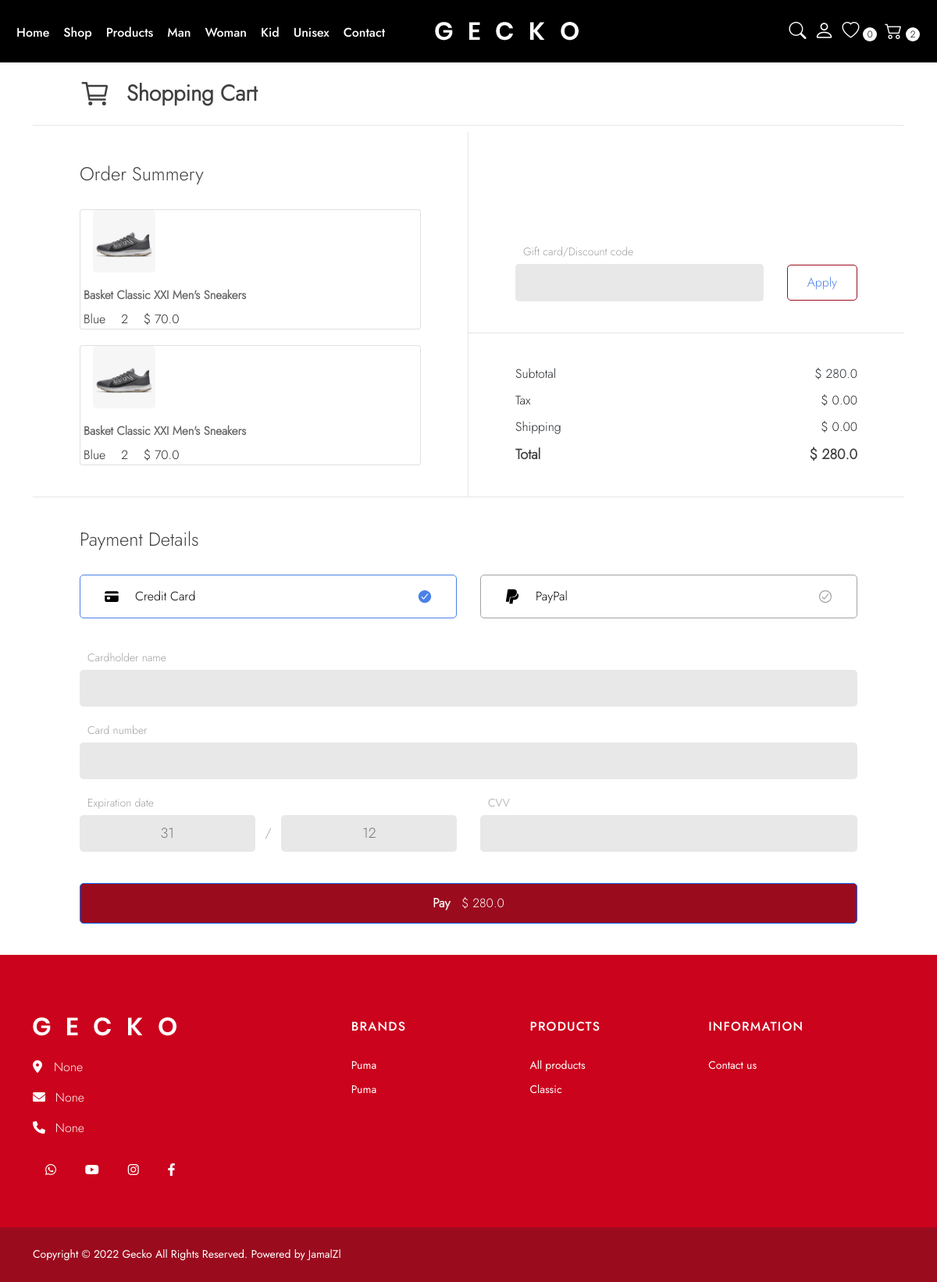
The page /checkout/ (signed in) on the database as committed earlier.
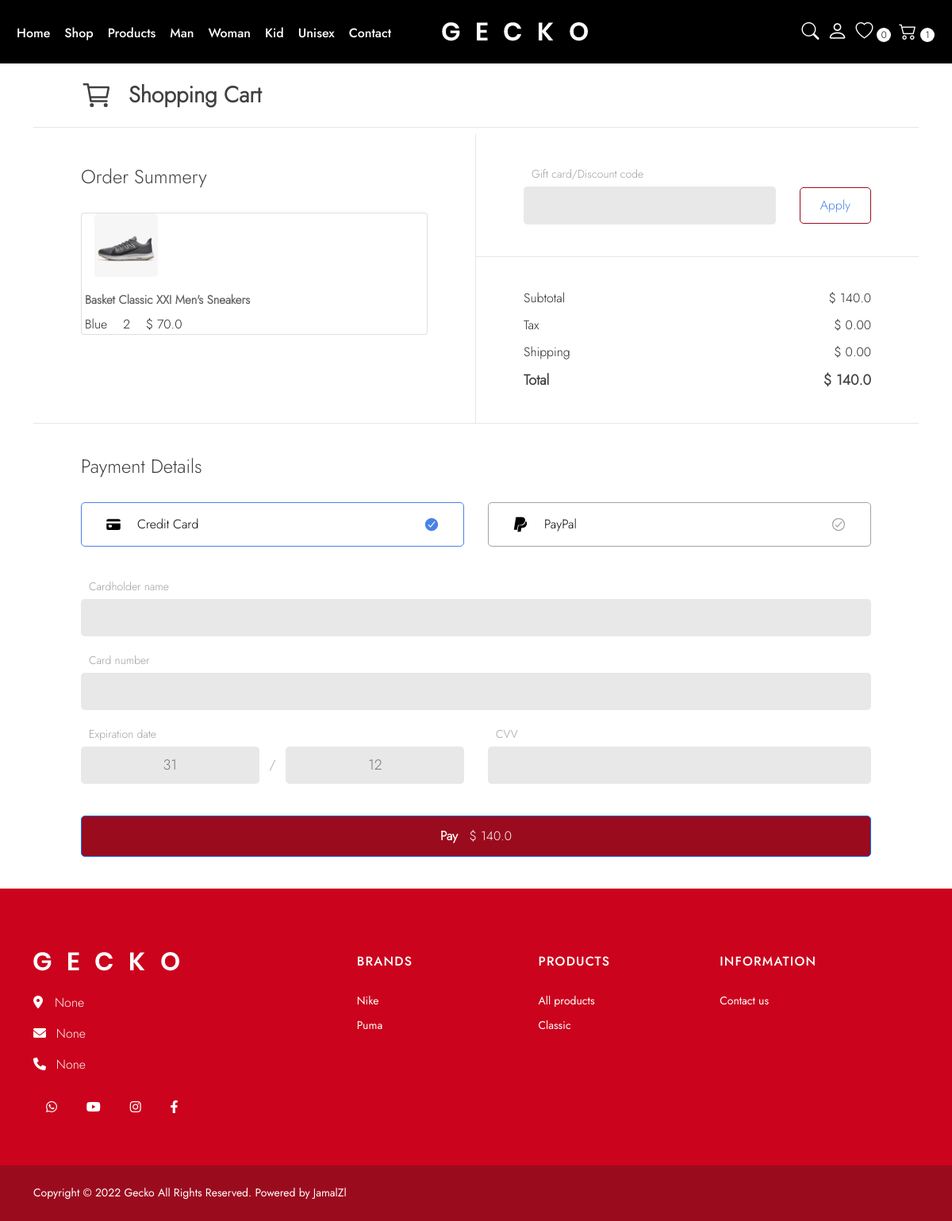
The same page on the database as committed later.
### shop/models.py (models this page shows, shortened)
class Order(models.Model):
    customer = models.OneToOneField(Customer, on_delete=models.CASCADE, related_name="order", blank=True, null=True)
    subtotal = models.IntegerField(default=0)
    created_date = models.DateTimeField(auto_now_add=True)
    class Meta:
        ordering = ("-id",)
    def get_subtotal(self):
        subtotal = 0
        for orderitem in OrderItem.objects.filter(order=self):
            subtotal += orderitem.product.price * orderitem.quantity
        return subtotal

class OrderItem(models.Model):
    product = models.ForeignKey(Product, on_delete=models.RESTRICT, related_name="product_orderitems")
    order = models.ForeignKey(Order, on_delete=models.CASCADE, related_name="order_orderitems")
    quantity = models.SmallIntegerField(default=0)
    color = models.CharField(max_length=20, blank=True, null=True)
    size = models.IntegerField(blank=True, null=True)
    purchase_date = models.DateTimeField(auto_now_add=True)
    class Meta:
        ordering = ("-id", )
        verbose_name = "Order item"
        verbose_name_plural = "Order items"

class Product(models.Model):
    GENDER = [
        ("Men", "Men"),
        ("Women", "Women"),
        ("Kid", "Kid"),
        ("Unisex", "Unisex")
    ]
    shop = models.ForeignKey(Shop, on_delete=models.CASCADE, related_name="shop_products")
    name = models.CharField(max_length=250)
    price = models.FloatField(default=0)
    discount_price = models.FloatField(default=0)
    star_point = models.FloatField(default=0)
    in_stock = models.BooleanField(default=True)
    number_in_stock = models.IntegerField(default=0)
    sale_number = models.IntegerField(default=0)
    description = models.TextField()
    sale = models.ForeignKey("shop.Sale", on_delete=models.SET_NULL, blank=True, null=True)
    colors = models.ManyToManyField("shop.Color", related_name="color_products", blank=True)
    sizes = models.ManyToManyField("shop.Size", related_name="size_products", blank=True)
    categories = models.ManyToManyField("shop.Category", related_name="category_products", blank=True)
    gender = models.CharField(max_length=6, choices=GENDER, default="Unisex")
    is_featured = models.BooleanField(default=False)
    pub_date = models.DateTimeField("Publication date", default=timezone.now)
    modified_date = models.DateTimeField("Modified date",  default=timezone.now)
    product_meta_description = models.TextField(default="")
    product_meta_keywords = models.TextField(default="")
    class Meta:
        ordering = ("-id",)

class ProductImage(models.Model):
    product = models.ForeignKey(Product, on_delete=models.CASCADE, related_name="productimages")
    image = models.ImageField()
    class Meta:
        ordering = ("-id",)
        verbose_name = "Product image"
        verbose_name_plural = "Product images"

class SocialMediaAccount(models.Model):
    setting = models.ForeignKey(PageSettings, on_delete=models.CASCADE, related_name="socialmediaaccounts")
    name = models.CharField("Social media name", max_length=25)
    link = models.URLField("Account link", max_length=250)
    class Meta:
        ordering = ("-id",)

class Shop(models.Model):
    name = models.CharField(max_length=50)
    logo = models.ImageField(blank=True, null=True)
    class Meta:
        ordering = ("-id",)

class Category(models.Model):
    name = models.CharField(max_length=50)
    class Meta:
        ordering = ("-id",)
        verbose_name = "Category"
        verbose_name_plural = "Categories"

### shop/views.py (the view, shortened to what this page needs)
# urls.py: path('checkout/', views.CheckoutView.as_view(), name="checkout"),
class CheckoutView(View):
    shops = Shop.objects.all()
    categories = Category.objects.all()
    settings = PageSettings.objects.first()
    def get(self, request, *args, **kwargs):
        if not request.user.is_authenticated:
            raise Http404
        self.order = Order.objects.get(customer=request.user)
        self.orderitems = OrderItem.objects.filter(order__customer=request.user)
        self.wishlist_number = len(WishlistItem.objects.filter(customer=request.user))
        query = request.GET.get("q")
        if query:
            self.searching_products = Product.objects.filter(name__icontains=query).values()
            data = list(self.searching_products)
            return JsonResponse(data, safe=False)
        orderitemid = request.GET.get("orderitemid")
        self.context = {
            "shops": self.shops,
            "categories": self.categories,
            "settings": self.settings,
            "order": self.order,
            "orderitems": self.orderitems,
            "wishlist_number": self.wishlist_number,
        }
        return render(request, 'checkout.html', self.context)

### templates/checkout.html (shortened to what the changed rows need)
{% extends 'base.html' %}
{% load static %}
{% block css %}
    <link rel="stylesheet" href="{% static 'css/checkout.css' %}">
{% endblock %}
{% block main %}
    {% include 'components/header.html' %}
    <main class="container">
        <h1 class="heading">
            <ion-icon name="cart-outline"></ion-icon> Shopping Cart
        </h1>
        <div class="item-flex">
            <section class="checkout">
                <h2 class="section-heading">Payment Details</h2>
                <button class="btn btn-primary">
                    <b>Pay</b> $ <span id="payAmount">{{ order.get_subtotal }}</span>
                </button>
            </section>
            <section class="cart">
                <div class="cart-item-box">
                    <h2 class="section-heading">Order Summery</h2>
                    {% for orderitem in orderitems %}
                    <div class="product-card productcard{{ orderitem.id }}">
                        <div class="card">
                            <div class="img-box mx-3">
                                <img src="{{ orderitem.product.productimages.first.image.url }}"
                                     alt="{{ orderitem.product.name }}"
                                     width="80px"
                                     class="product-img">
                            </div>
                            <div class="detail mx-1">
                                <h4 class="product-name">{{ orderitem.product.name }}</h4>
                                <div class="wrapper">
                                    <div class="product-qty">
                                        <span id="quantity">{{ orderitem.color }}</span>
                                    </div>
                                    <div class="product-qty">
                                        <span id="quantity">{{ orderitem.quantity }}</span>
                                    </div>
                                    <div class="price">
                                        $ <span id="price">{{ orderitem.product.price }}</span>
                                    </div>
                                </div>
                            </div>
                        </div>
                    </div>
                    {% endfor %}
                </div>
                <div class="wrapper">
                    <div class="amount">
                        <div class="subtotal">
                            <span>Subtotal</span> <span>$ <span id="subtotal">{{ order.get_subtotal }}</span></span>
                        </div>
                        <div class="total">
                            <span>Total</span> <span>$ <span id="total">{{ order.get_subtotal }}</span></span>
                        </div>
                    </div>
                </div>
            </section>
        </div>
    </main>
{% endblock %}

### templates/components/header.html (shortened to what this page needs)
{% load static %}
<header id="NavBar" class="generalNavBar stickyNavBar">
    <nav>
        <div class="row navBarRow">
            <div class="links-logo-icons">
                <div class="nav-links col-lg-5  col-md-1 col-sm-2 col-xs-4">
                    <ul class="navLinkElements">
                        <li><a href="{% url 'index' %}">Home</a></li>
                        <li class="shopLi"><a style="cursor:pointer;">Shop</a>
                        </li>
                        <li class="productsLi"><a style="cursor:pointer;">Products</a>
                        </li>
                        <li><a href="{% url 'shop:products' %}?gender=Men">Man</a></li>
                        <li><a href="{% url 'shop:products' %}?gender=Women">Woman</a></li>
                        <li><a href="{% url 'shop:products' %}?gender=Kid">Kid</a></li>
                        <li><a href="{% url 'shop:products' %}?gender=Unisex">Unisex</a></li>
                        <li><a href="{% url 'shop:contact' %}">Contact</a></li>
                    </ul>
                </div>
                <div class="logo col-lg-3 col-md-7 col-sm-5 col-xs-12">
                    <a href="{% url 'index' %}">
                        <img src="{{ settings.page_logo.url }}"
                            alt="logo">
                    </a>
                </div>
                <div class="icons col-lg-4  col-md-4 col-sm-5 col-xs-6">
                    <a class="searchIcon" href="">
                        <i class="bi bi-search nav-search"></i>
                    </a>
                    <div class="userIcon">
                        <i class="bi bi-person nav-user"></i>
                    </div>
                    <a href="{% url 'shop:wishlist' %}" class="wishlist">
                        <i class="bi bi-heart nav-wishlist"></i>
                        <span class="wishlistCount" id="wishlistcount">{{ wishlistitems | length }}</span>
                    </a>
                    <a href="" class="basket">
                        <i class="bi bi-cart2 nav-basket"></i>
                        <span class="basketCount" id="basketcount">{{ orderitems | length }}</span>
                    </a>
                </div>
            </div>
        </div>
    </nav>
</header>

### templates/components/footer.html (shortened to what this page needs)
<footer>
    <section id="topFooterFullWidth">
        <div class="container">
            <div class="row">
                <div class="info-links">
                    <div class="info col-lg-3 col-md-6 col-sm-12">
                        <div class="logo"><img
                                src="{{ settings.page_logo.url }}"
                                alt=""></div>
                        <div class="location"><a>
                                <i class="fa-solid fa-location-dot"></i></a>
                            <span>{{ settings.address }}</span>
                        </div>
                        <div class="mail">
                            <i class="fa-solid fa-envelope"></i>
                            <a href="mailto:{{ settings.email }}">{{ settings.email }}</a>
                        </div>
                        <div class="number">
                            <i class="fa-solid fa-phone"></i>
                            <span><a href="tel:{{ settings.telephone }}" style="text-decoration:none; color:white;">{{ settings.telephone }}</a></span>
                        </div>
                        <div class="socials">
                            {% for account in settings.socialmediaaccounts.all %}
                            <a class="fb mx-3" href="{{ account.link }}"><i class="fa-brands fa-{{ account.name }}"></i></a>
                            {% endfor %}
                        </div>
                    </div>
                    <div class="links col-lg-9 col-md-6 col-sm-12 ">
                        <ul class="linkUl">
                            <li class="footerBrands">
                                <p class="fullWidthBrand">BRANDS</p>
                                <ul class="footerBrandScroll">
                                    {% for shop in shops %}
                                    <li><a href="{% url 'shop:products' %}?shop={{ shop.name }}">{{ shop.name }}</a></li>
                                    {% empty %}
                                    <li>No shop yet.</li>
                                    {% endfor %}
                                </ul>
                            </li>
                            <li class="footerProducts">
                                <p class="fullWidthProducts">PRODUCTS</p>
                                <ul class="footerProductsScroll">
                                    <li><a href="{% url 'shop:products' %}">All products</a></li>
                                    {% for category in categories %}
                                    <li><a href="{% url 'shop:products' %}?category={{ category.name }}">{{ category.name }}</a></li>
                                    {% empty %}
                                    <li>No category yet.</li>
                                    {% endfor %}
                                </ul>
                            </li>
                            <li class="footerInformaton">
                                <p class="fullWidthInformation">INFORMATION</p>
                                <ul>
                                    <li><a href="{% url 'shop:contact' %}">Contact us</a></li>
                                </ul>
                            </li>
                        </ul>
                    </div>
                </div>
            </div>
        </div>
    </section>
    <section id="bottomFooter">
        <div class="container">
            <div class="row">
                <div class="copyright col-lg-6 col-md-6 col-sm-12">
                    Copyright © 2022 Gecko All Rights Reserved. Powered by
                    <a href="https://github.com/JamalZl">
                        JamalZl
                    </a>
                </div>
                <div class="payment col-lg-6 col-md-6 col-sm-12">
                </div>
            </div>
        </div>
    </section>
</footer>

Rows that differ between the two databases and show on the page:
removed OrderItem: product.productimages.first.image (picture), product.name "Basket Classic XXI Men's Sneakers", color "Blue", quantity "2", product.price "70.0"
removed Shop: name "Puma"
computed for Order: get_subtotal "280.0" → "140.0"
added Shop: name "Nike"
Other text that changed with them:
{{ orderitems | length }}: "2" → "1"
